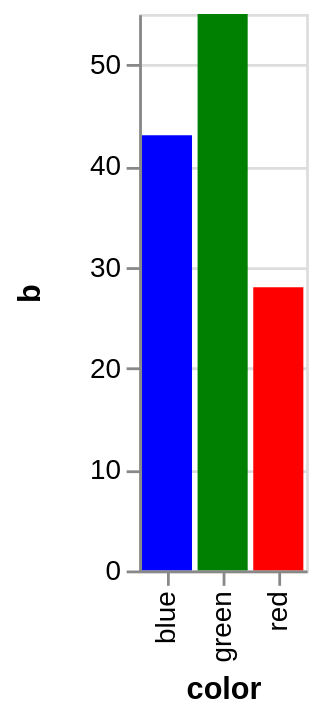

The Vega-Lite source for this figure:
### Vega specification from a JSON file in a GitHub repository (floating-point values rounded to 4 significant figures)
{"$schema": "https://vega.github.io/schema/vega/v4.json", "description": "A bar chart that directly encodes color names in the data.", "autosize": "pad", "padding": 5, "height": 200, "style": "cell", "data": [{"name": "source_0", "values": [{"color": "red", "b": 28}, {"color": "green", "b": 55}, {"color": "blue", "b": 43}]}], "signals": [{"name": "x_step", "value": 20}, {"name": "width", "update": "bandspace(domain('x').length, 0.1, 0.05) * x_step"}], "marks": [{"name": "marks", "type": "rect", "style": ["bar"], "from": {"data": "source_0"}, "encode": {"update": {"fill": [{"test": "datum[\"b\"] === null || isNaN(datum[\"b\"])", "value": null}, {"field": "color"}], "tooltip": {"signal": "{\"color\": ''+datum[\"color\"], \"b\": format(datum[\"b\"], \"\")}"}, "x": {"scale": "x", "field": "color"}, "width": {"scale": "x", "band": true}, "y": {"scale": "y", "field": "b"}, "y2": {"scale": "y", "value": 0}}}}], "scales": [{"name": "x", "type": "band", "domain": {"data": "source_0", "field": "color", "sort": true}, "range": {"step": {"signal": "x_step"}}, "paddingInner": 0.1, "paddingOuter": 0.05}, {"name": "y", "type": "linear", "domain": {"data": "source_0", "field": "b"}, "range": [{"signal": "height"}, 0], "nice": true, "zero": true}], "axes": [{"scale": "x", "orient": "bottom", "grid": false, "title": "color", "labelAlign": "right", "labelAngle": 270, "labelBaseline": "middle", "zindex": 1}, {"scale": "y", "orient": "left", "grid": false, "title": "b", "labelOverlap": true, "tickCount": {"signal": "floor(height/40) + 1"}, "zindex": 1}, {"scale": "y", "orient": "left", "gridScale": "x", "grid": true, "tickCount": {"signal": "floor(height/40) + 1"}, "domain": false, "labels": false, "maxExtent": 0, "minExtent": 0, "ticks": false, "zindex": 0}], "config": {"axisY": {"minExtent": 30}}}
